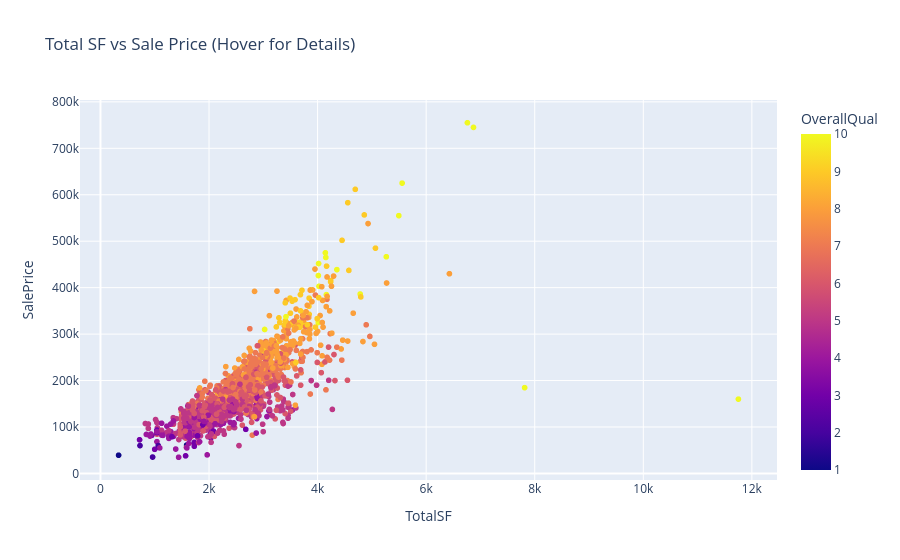

The code cell stored with this chart in its notebook:
### Code cell
# plotly

# Hover over points to see which specific neighborhood they belong to
fig = px.scatter(df, x="TotalSF", y="SalePrice", 
                 color="OverallQual", 
                 hover_data=['Neighborhood', 'YearBuilt'],
                 title="Total SF vs Sale Price (Hover for Details)")
fig.show()

### Figure 1 — Plotly figure (JSON) as saved in the notebook; plotly's stock layout.template omitted (floating-point values rounded to 4 significant figures; data arrays with more than 128 entries replaced by an {"elided": "..."} marker saying what was removed)
{"data": [{"customdata": {"elided": "1460x2 mixed values"}, "hovertemplate": "TotalSF=%{x}<br>SalePrice=%{y}<br>Neighborhood=%{customdata[0]}<br>YearBuilt=%{customdata[1]}<br>OverallQual=%{marker.color}<extra></extra>", "legendgroup": "", "marker": {"color": {"elided": "1460 int values"}, "coloraxis": "coloraxis", "symbol": "circle"}, "mode": "markers", "name": "", "showlegend": false, "type": "scattergl", "x": {"elided": "1460 int values"}, "xaxis": "x", "y": {"elided": "1460 int values"}, "yaxis": "y"}], "layout": {"coloraxis": {"colorbar": {"title": {"text": "OverallQual"}}, "colorscale": [[0, "#0d0887"], [0.1111, "#46039f"], [0.2222, "#7201a8"], [0.3333, "#9c179e"], [0.4444, "#bd3786"], [0.5556, "#d8576b"], [0.6667, "#ed7953"], [0.7778, "#fb9f3a"], [0.8889, "#fdca26"], [1, "#f0f921"]]}, "legend": {"tracegroupgap": 0}, "title": {"text": "Total SF vs Sale Price (Hover for Details)"}, "xaxis": {"anchor": "y", "domain": [0, 1], "title": {"text": "TotalSF"}}, "yaxis": {"anchor": "x", "domain": [0, 1], "title": {"text": "SalePrice"}}}}
